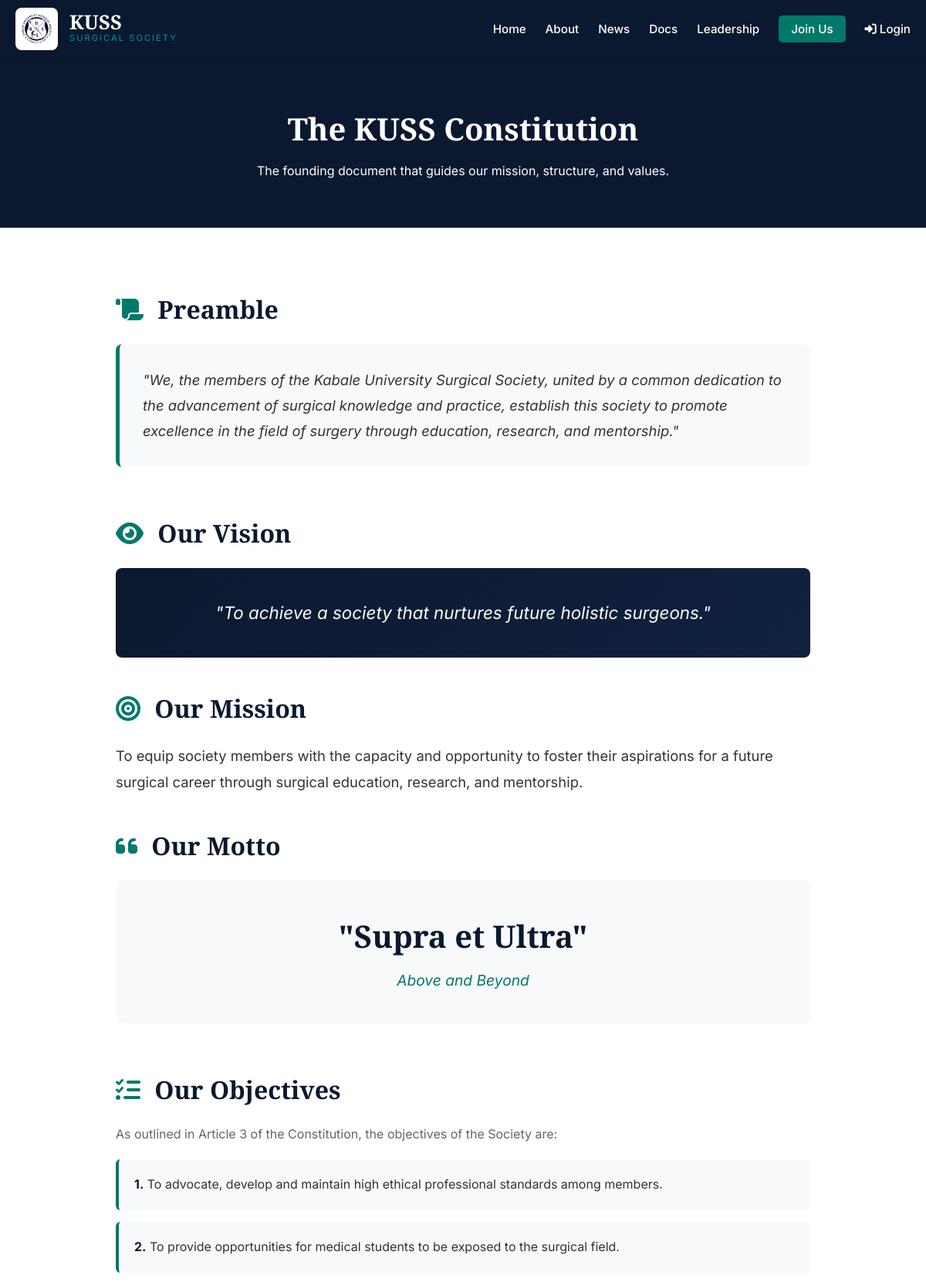
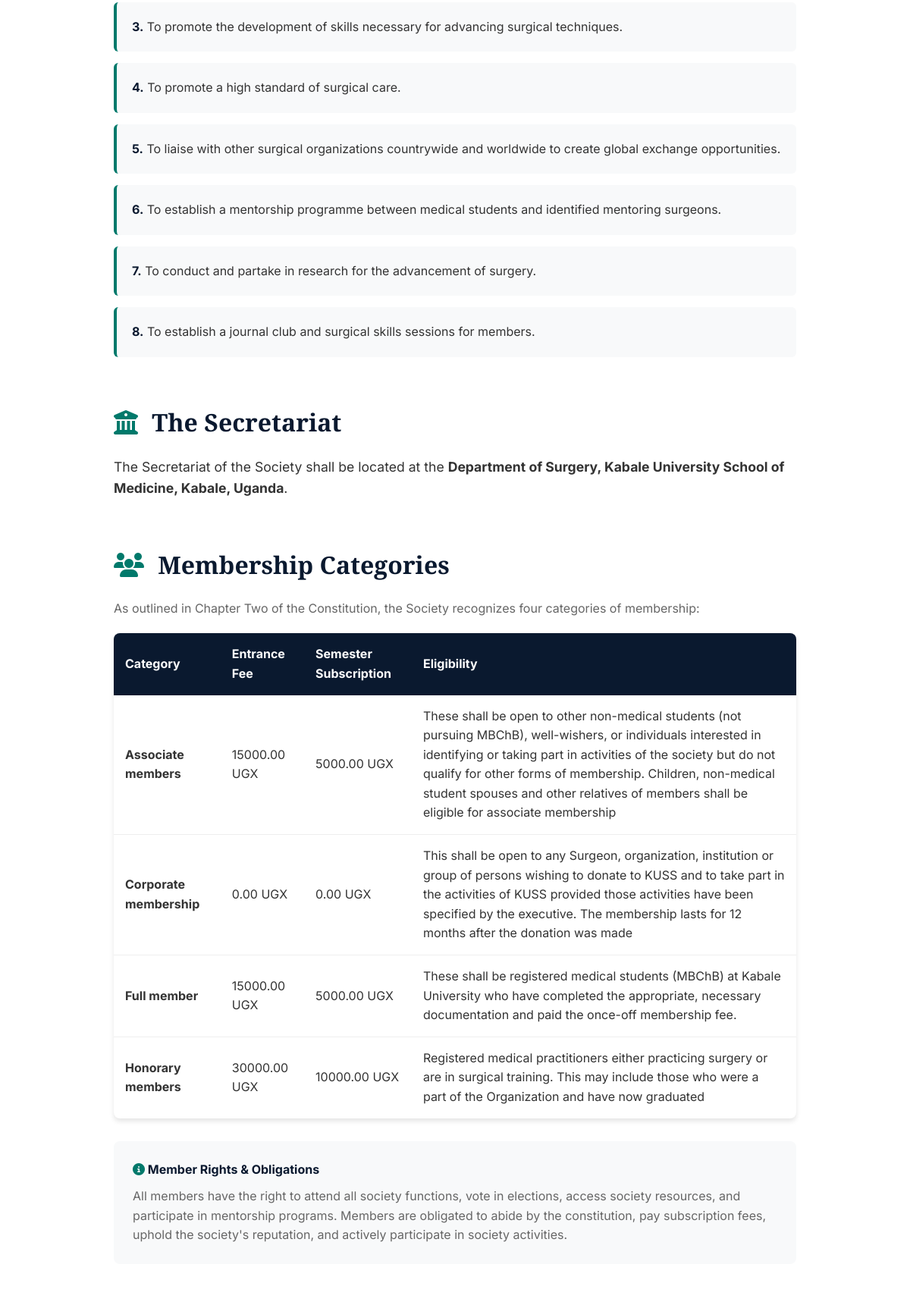
The page /about/ (upper part) on the database its author committed (2 pictures, top to bottom).
### core/models.py (models this page shows, shortened)
class MembershipTier(models.Model):
    name = models.CharField(max_length=50, help_text="e.g., Full Member, Honorary Member")
    entrance_fee = models.DecimalField(max_digits=10, decimal_places=2, help_text="Once-off fee in UGX")
    subscription_fee = models.DecimalField(max_digits=10, decimal_places=2, help_text="Per semester fee in UGX")
    eligibility = models.TextField(help_text="Who qualifies for this membership? (e.g., Registered MBChB students)")
    class Meta:
        verbose_name_plural = "Membership Tiers & Fees"
        ordering = ['name']

### core/views.py (the view)
# urls.py: path('about/', views.about_view, name='about'),
def about_view(request):
    founders = FoundingMember.objects.all()
    tiers = MembershipTier.objects.all()
    settings = SiteSettings.load()
    current_leaders = Leadership.objects.filter(is_current=True).select_related('member')
    return render(request, 'about.html', {
        'founders': founders,
        'tiers': tiers,
        'settings': settings,
        'leaders': current_leaders,
    })

### core/models.py (called while the page is built)
    @classmethod
    def load(cls):
        obj, created = cls.objects.get_or_create(pk=1)
        return obj

### templates/about.html (shortened to what this page needs)
{% extends 'base.html' %}
{% block content %}
    <section class="page-header">
        <h1>The KUSS Constitution</h1>
        <p>The founding document that guides our mission, structure, and values.</p>
    </section>
    <section class="section container">
        <div style="max-width: 900px; margin: 0 auto;">
            <h2 class="section-title" style="text-align: left; font-size: 2rem;">
                <i class="fa-solid fa-scroll" style="color: var(--teal); margin-right: 10px;"></i>
                Preamble
            </h2>
            <div style="background: var(--light-gray); padding: 30px; border-left: 5px solid var(--teal); border-radius: 8px; margin-bottom: 60px;">
                <p style="font-size: 1.15rem; font-style: italic; color: var(--text-dark); line-height: 1.8;">
                    "We, the members of the Kabale University Surgical Society, united by a common dedication to the advancement of surgical knowledge and practice, establish this society to promote excellence in the field of surgery through education, research, and mentorship."
                </p>
            </div>
            <h2 class="section-title" style="text-align: left; font-size: 2rem;">
                <i class="fa-solid fa-eye" style="color: var(--teal); margin-right: 10px;"></i>
                Our Vision
            </h2>
            <div style="background: linear-gradient(135deg, var(--navy) 0%, var(--navy-light) 100%); padding: 40px; border-radius: 8px; margin-bottom: 40px;">
                <p style="font-size: 1.4rem; color: var(--white); text-align: center; font-style: italic;">
                    "To achieve a society that nurtures future holistic surgeons."
                </p>
            </div>
            <h2 class="section-title" style="text-align: left; font-size: 2rem;">
                <i class="fa-solid fa-bullseye" style="color: var(--teal); margin-right: 10px;"></i>
                Our Mission
            </h2>
            <p style="font-size: 1.15rem; color: var(--text-dark); margin-bottom: 40px; line-height: 1.8;">
                To equip society members with the capacity and opportunity to foster their aspirations for a future surgical career through surgical education, research, and mentorship.
            </p>
            <h2 class="section-title" style="text-align: left; font-size: 2rem;">
                <i class="fa-solid fa-quote-left" style="color: var(--teal); margin-right: 10px;"></i>
                Our Motto
            </h2>
            <div style="text-align: center; padding: 40px; background: var(--light-gray); border-radius: 8px; margin-bottom: 60px;">
                <h3 style="font-family: 'Playfair Display', serif; font-size: 2.5rem; color: var(--navy); margin-bottom: 10px;">
                    "Supra et Ultra"
                </h3>
                <p style="color: var(--teal); font-size: 1.2rem; font-style: italic;">Above and Beyond</p>
            </div>
            <h2 class="section-title" style="text-align: left; font-size: 2rem;">
                <i class="fa-solid fa-list-check" style="color: var(--teal); margin-right: 10px;"></i>
                Our Objectives
            </h2>
            <p style="margin-bottom: 20px; color: var(--text-light);">As outlined in Article 3 of the Constitution, the objectives of the Society are:</p>
            <div style="display: grid; gap: 15px; margin-bottom: 60px;">
                <div style="background: var(--light-gray); padding: 20px; border-left: 4px solid var(--teal); border-radius: 6px;">
                    <strong style="color: var(--navy);">1.</strong> To advocate, develop and maintain high ethical professional standards among members.
                </div>
                <div style="background: var(--light-gray); padding: 20px; border-left: 4px solid var(--teal); border-radius: 6px;">
                    <strong style="color: var(--navy);">2.</strong> To provide opportunities for medical students to be exposed to the surgical field.
                </div>
                <div style="background: var(--light-gray); padding: 20px; border-left: 4px solid var(--teal); border-radius: 6px;">
                    <strong style="color: var(--navy);">3.</strong> To promote the development of skills necessary for advancing surgical techniques.
                </div>
                <div style="background: var(--light-gray); padding: 20px; border-left: 4px solid var(--teal); border-radius: 6px;">
                    <strong style="color: var(--navy);">4.</strong> To promote a high standard of surgical care.
                </div>
                <div style="background: var(--light-gray); padding: 20px; border-left: 4px solid var(--teal); border-radius: 6px;">
                    <strong style="color: var(--navy);">5.</strong> To liaise with other surgical organizations countrywide and worldwide to create global exchange opportunities.
                </div>
                <div style="background: var(--light-gray); padding: 20px; border-left: 4px solid var(--teal); border-radius: 6px;">
                    <strong style="color: var(--navy);">6.</strong> To establish a mentorship programme between medical students and identified mentoring surgeons.
                </div>
                <div style="background: var(--light-gray); padding: 20px; border-left: 4px solid var(--teal); border-radius: 6px;">
                    <strong style="color: var(--navy);">7.</strong> To conduct and partake in research for the advancement of surgery.
                </div>
                <div style="background: var(--light-gray); padding: 20px; border-left: 4px solid var(--teal); border-radius: 6px;">
                    <strong style="color: var(--navy);">8.</strong> To establish a journal club and surgical skills sessions for members.
                </div>
            </div>
            <h2 class="section-title" style="text-align: left; font-size: 2rem;">
                <i class="fa-solid fa-building-columns" style="color: var(--teal); margin-right: 10px;"></i>
                The Secretariat
            </h2>
            <p style="font-size: 1.1rem; margin-bottom: 60px;">
                The Secretariat of the Society shall be located at the <strong>Department of Surgery, Kabale University School of Medicine, Kabale, Uganda</strong>.
            </p>
            <h2 class="section-title" style="text-align: left; font-size: 2rem;">
                <i class="fa-solid fa-users" style="color: var(--teal); margin-right: 10px;"></i>
                Membership Categories
            </h2>
            <p style="margin-bottom: 20px; color: var(--text-light);">As outlined in Chapter Two of the Constitution, the Society recognizes four categories of membership:</p>
            {% if tiers %}
                <table class="fee-table">
                    <thead>
                        <tr>
                            <th>Category</th>
                            <th>Entrance Fee</th>
                            <th>Semester Subscription</th>
                            <th>Eligibility</th>
                        </tr>
                    </thead>
                    <tbody>
                        {% for t in tiers %}
                        <tr>
                            <td><strong>{{ t.name }}</strong></td>
                            <td>{{ t.entrance_fee }} UGX</td>
                            <td>{{ t.subscription_fee }} UGX</td>
                            <td>{{ t.eligibility }}</td>
                        </tr>
                        {% endfor %}
                    </tbody>
                </table>
            {% else %}
                <div class="empty-state">
                    <p>Membership fee details are being updated. Please contact the Treasurer for current information.</p>
                </div>
            {% endif %}
            <div style="background: var(--light-gray); padding: 25px; border-radius: 8px; margin-top: 30px; margin-bottom: 60px;">
                <h4 style="color: var(--navy); margin-bottom: 10px;"><i class="fa-solid fa-circle-info" style="color: var(--teal);"></i> Member Rights & Obligations</h4>
                <p style="color: var(--text-light);">All members have the right to attend all society functions, vote in elections, access society resources, and participate in mentorship programs. Members are obligated to abide by the constitution, pay subscription fees, uphold the society's reputation, and actively participate in society activities.</p>
            </div>
        </div>
    </section>
{% endblock %}

### templates/base.html (shortened to what this page needs)
<!DOCTYPE html>
<html lang="en">
<head>
    <link rel="stylesheet" href="https://cdnjs.cloudflare.com/ajax/libs/font-awesome/6.4.0/css/all.min.css">
</head>
<body>
    <nav class="navbar">
        <div class="nav-container">
            <a href="{% url 'home' %}" class="nav-logo">
                <img src="/media/KUSS_LOGO.png" alt="KUSS Logo">
                <div style="display: flex; flex-direction: column;">
                    <span class="logo-text">KUSS</span>
                    <span class="logo-sub">Surgical Society</span>
                </div>
            </a>
            <ul class="nav-menu">
                <li><a href="{% url 'home' %}" class="nav-link">Home</a></li>
                <li><a href="{% url 'about' %}" class="nav-link">About</a></li>
                <li><a href="{% url 'news' %}" class="nav-link">News</a></li>
                <li><a href="{% url 'announcements' %}" class="nav-link">Docs</a></li>
                <li><a href="{% url 'leadership' %}" class="nav-link">Leadership</a></li>
                <li><a href="{% url 'join' %}" class="nav-link nav-btn">Join Us</a></li>
                {% if request.session.member_id %}
                    <li><a href="{% url 'dashboard' %}" class="nav-link" style="color: var(--teal-light); font-weight: 700;"><i class="fa-solid fa-user-circle"></i> Portal</a></li>
                {% else %}
                    <li><a href="{% url 'login' %}" class="nav-link"><i class="fa-solid fa-right-to-bracket"></i> Login</a></li>
                {% endif %}
            </ul>
        </div>
    </nav>
    <main>{% block content %}{% endblock %}</main>
</body>
</html>

### templates/base.html (style rules this page uses)
:root { --navy: #0A192F; --navy-light: #112240; --teal: #00796B; --teal-light: #009688; --white: #FFFFFF; --light-gray: #F8F9FA; --text-dark: #333333; --text-light: #666666; --shadow: 0 4px 6px rgba(0, 0, 0, 0.1); }
* { margin: 0; padding: 0; box-sizing: border-box; }
body { font-family: 'Inter', sans-serif; color: var(--text-dark); line-height: 1.6; background-color: var(--white); }
a { text-decoration: none; color: inherit; }
ul { list-style: none; }
.container { max-width: 1200px; margin: 0 auto; padding: 0 20px; }
.navbar { background-color: var(--navy); padding: 10px 0; position: sticky; top: 0; z-index: 1000; box-shadow: var(--shadow); }
.nav-container { max-width: 1200px; margin: 0 auto; padding: 0 20px; display: flex; justify-content: space-between; align-items: center; }
.nav-logo { display: flex; align-items: center; gap: 15px; }
.nav-logo img { height: 55px; width: auto; object-fit: contain; background: white; padding: 5px; border-radius: 8px; box-shadow: 0 2px 5px rgba(0,0,0,0.2); }
.logo-text { font-family: 'Playfair Display', serif; font-size: 1.6rem; font-weight: 700; color: var(--white); line-height: 1; }
.logo-sub { font-size: 0.7rem; color: var(--teal-light); text-transform: uppercase; letter-spacing: 2px; }
.nav-menu { display: flex; gap: 25px; align-items: center; }
.nav-link { color: var(--white); font-weight: 500; font-size: 0.95rem; transition: color 0.3s ease; }
.nav-btn { background: var(--teal); padding: 8px 16px; border-radius: 5px; color: white !important; }
.section { padding: 80px 0; }
.section-title { font-family: 'Playfair Display', serif; font-size: 2.5rem; text-align: center; margin-bottom: 20px; color: var(--navy); }
.page-header { background-color: var(--navy); color: var(--white); padding: 60px 20px; text-align: center; }
.page-header h1 { font-family: 'Playfair Display', serif; font-size: 2.5rem; margin-bottom: 10px; }
.fee-table { width: 100%; border-collapse: collapse; margin-top: 20px; background: white; box-shadow: var(--shadow); border-radius: 8px; overflow: hidden; }
.fee-table th { background: var(--navy); color: white; padding: 15px; text-align: left; }
.fee-table td { padding: 15px; border-bottom: 1px solid #eee; }
.fee-table tr:last-child td { border-bottom: none; }

### rows shown on the page
MembershipTier: name "Associate members", entrance_fee "15000.00", subscription_fee "5000.00", eligibility "These shall be open to other non-medical students (not pursuing MBChB), well-wishers, or individuals interested in identifying or taking part in activities of the society but do not qualify for other forms of membership. Children, non-medical student spouses and other relatives of members shall be eligible for associate membership"
MembershipTier: name "Corporate membership", entrance_fee "0.00", subscription_fee "0.00", eligibility "This shall be open to any Surgeon, organization, institution or group of persons wishing to donate to KUSS and to take part in the activities of KUSS provided those activities have been specified by the executive. The membership lasts for 12 months after the donation was made"
MembershipTier: name "Full member", entrance_fee "15000.00", subscription_fee "5000.00", eligibility "These shall be registered medical students (MBChB) at Kabale University who have completed the appropriate, necessary documentation and paid the once-off membership fee."
MembershipTier: name "Honorary members", entrance_fee "30000.00", subscription_fee "10000.00", eligibility "Registered medical practitioners either practicing surgery or are in surgical training. This may include those who were a part of the Organization and have now graduated"
